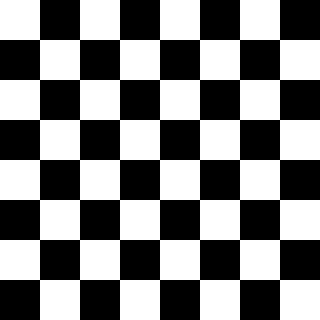
Frame 1 (no input)
Frame 2 (the mouse pressed at the canvas centre, redrawn once): identical to frame 1, image omitted

The Processing sketch that drew this single still picture (run headless with seeded random() and noise(); the mouse was pressed at the canvas centre and the sketch redrawn once):

// Processing sketch: Task_6
// ── Task_6.pde
// Global variables: //<>// //<>//
int[][] board  = new int[8][8]; // This creates a 2D array named "board" with 8 rows and 8 columns. Each element in this array
// can store an int.
int sideLength = 40; // This sets a global variable "sideLength" to 40, which is the size of each square in the grid.

void setup() {
  size(320, 320);
  noLoop();

  // This double for loop iterates over every cell of the 2D array "board" and fill it with alternating values of 0 and 1 (chess)
  for (int i = 0; i < board.length; i++) { // The outer loop (i) iterates over the rows of the array. board.length is 8, so the
    // the outer loop runs 8 times (once for each row).
    for (int j = 0; j < board[i].length; j++) { // The inner loop iterates over the columns(j) of each row(i). board[i].length
      // also returns 8 because there are 8 columns. The inner loop runs 8 times for each row.
      board[i][j] = (i + j) % 2; // Here we say for each cell in the array at position [i](row)[j](column), the value is et to
      // either 0 or 1 based on the sum of i + j. i + j gives the sum of the row and column indices.
      // The modulus operator % divides the sum of i + j by 2 and gives the remainder:
      // if the remainder is 0 the value will be 0 and 0 will be printed out.
      // if the remainder is 1 the value will be 1 and 1 will be printed out.
    }
  }

  for (int i = 0; i < board.length; i++) { // To visulize the board I print out 0's and 1's with this double for loop.
    for (int j = 0; j < board[i].length; j++) {
      print(board[i][j] + " "); // Here we print each element in the current row followed by a space.
    }
    println(); // here we move to the next line after printing each row, so that the output is displayed in a grid.
  }
}
void draw() {
  for (int i = 0; i < board.length; i++) { // We use the same double for loop to go through each row(i) and each column(j) in that row
    for (int j = 0; j < board[i].length; j++) {
      if (board[i][j] == 0) { // If the value(1 or 0) is 0 we fill a square with white
        noStroke();
        fill(255);
      } else { // If the value is 1 we fill the square with black
        noStroke();
        fill(0);
      }

      rect(i * sideLength, j * sideLength, sideLength, sideLength); // Here we then draw a rectangle for each element in our 2D array
      // The position of the rectangles are determined bu the current row(i) and column(j), scaled by the sideLength which is 40
    }
  }
}

/*
First few values for i = 0 (first row):
 i = 0, j = 0: (0 + 0) % 2 = 0 → board[0][0] = 0
 Condition board[0][0] == 0 is true, so the square will be white.
 
 i = 0, j = 1: (0 + 1) % 2 = 1 → board[0][1] = 1
 Condition board[0][1] == 0 is false, so the square will be black.
 
 i = 0, j = 2: (0 + 2) % 2 = 0 → board[0][2] = 0
 Condition board[0][2] == 0 is true, so the square will be white.
 
 
 
 Second row values for i = 1:
 i = 1, j = 0: (1 + 0) % 2 = 1 → board[1][0] = 1
 
 Condition board[1][0] == 0 is false, so the square will be black.
 i = 1, j = 1: (1 + 1) % 2 = 0 → board[1][1] = 0
 
 Condition board[1][1] == 0 is true, so the square will be white.
 i = 1, j = 2: (1 + 2) % 2 = 1 → board[1][2] = 1
 
 Condition board[1][2] == 0 is false, so the square will be black
 */
